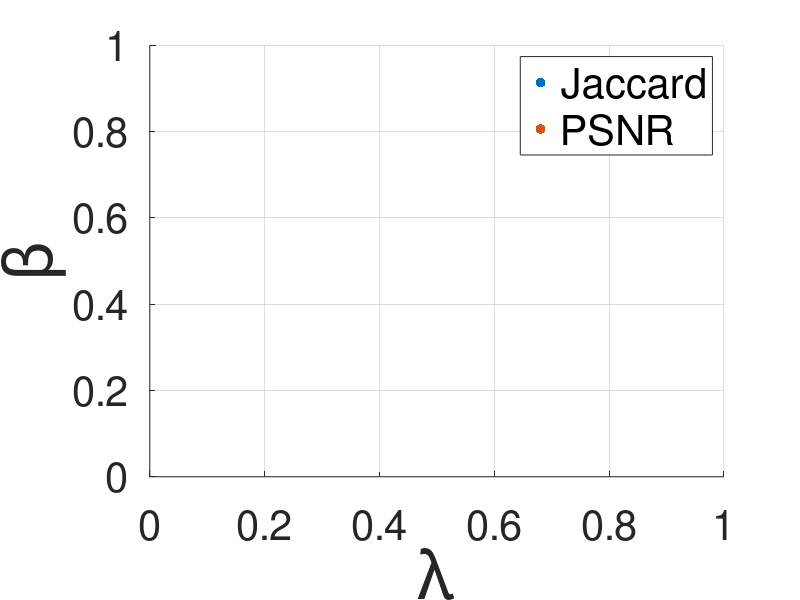

MATLAB code for this plot: (Note: this script raises an error after producing the figure.)
% Step 1: Specify the folder containing the MAT files
% folder_path = '../../../../Documents/dataset/BSDS500/data/param_dist_Jaccard/train';
folder_path = '../../dataset/BSDS500/data/param_dist_Jaccard/train';

% Step 2: Get a list of all files in the specified folder
file_list = dir(fullfile(folder_path, '*.mat'));
beta_list_Jaccard= [];
lambda_list_Jaccard= [];
% Step 3: Loop through the list and read each MAT file
for i = 1:length(file_list)
% for i = 1:1
    file_name = file_list(i).name;
    full_file_path = fullfile(folder_path, file_name);
    
    % Check if it's a file (not a directory) and has the .mat extension
    if ~file_list(i).isdir && endsWith(file_name, '.mat')
        try
            load(full_file_path);
            bmax=3;bmin=-1;lmax=2;lmin=-3;
            gridsize=5;
            [round,cs] = size(tab_coord_max_Jaccard_out);
            r=1;
            blist= linspace(bmax, bmin, gridsize);
            llist= linspace(lmin, lmax, gridsize);
            while r<=5   
                db = blist(1)-blist(2);
                dl = llist(2)-llist(1);
                coef_b_op_curr = blist(tab_coord_max_Jaccard_out(r,1)+1);
                coef_l_op_curr = llist(tab_coord_max_Jaccard_out(r,2)+1);
                b_op_curr = 10^blist(tab_coord_max_Jaccard_out(r,1)+1);
                l_op_curr = 10^llist(tab_coord_max_Jaccard_out(r,2)+1);
%                 disp(b_op_curr);
%                 disp(l_op_curr);
                blist= linspace(coef_b_op_curr+db, coef_b_op_curr-db, gridsize);
                llist= linspace(coef_l_op_curr-dl, coef_l_op_curr+dl, gridsize);
                r=r+1;
            end
            beta_list_Jaccard(end+1) = b_op_curr;
            lambda_list_Jaccard(end+1) = l_op_curr;
            
            fprintf('Loaded file: %s\n', file_name);
        catch
            fprintf('Error loading file: %s\n', file_name);
        end
    end
end


% Step 1: Specify the folder containing the MAT files
% folder_path = '../../../../Documents/dataset/BSDS500/data/param_dist_PSNR/train';
folder_path = '../../dataset/BSDS500/data/param_dist_PSNR/train';

% Step 2: Get a list of all files in the specified folder
file_list = dir(fullfile(folder_path, '*.mat'));
beta_list_PSNR= [];
lambda_list_PSNR= [];
% Step 3: Loop through the list and read each MAT file
for i = 1:length(file_list)
% for i = 1:1
    file_name = file_list(i).name;
    full_file_path = fullfile(folder_path, file_name);
    
    % Check if it's a file (not a directory) and has the .mat extension
    if ~file_list(i).isdir && endsWith(file_name, '.mat')
        try
            load(full_file_path);
            bmax=3;bmin=-1;lmax=2;lmin=-3;
            gridsize=5;
%             [round,cs] = size(tab_coord_max_Jaccard_out);
            [round,cs] = size(tab_coord_max_PSNR_out);
            r=1;
            blist= linspace(bmax, bmin, gridsize);
            llist= linspace(lmin, lmax, gridsize);
            while r<=5   
                db = blist(1)-blist(2);
                dl = llist(2)-llist(1);
                 coef_b_op_curr = blist(tab_coord_max_PSNR_out(r,1)+1);
                coef_l_op_curr = llist(tab_coord_max_PSNR_out(r,2)+1);
                b_op_curr = 10^blist(tab_coord_max_PSNR_out(r,1)+1);
                l_op_curr = 10^llist(tab_coord_max_PSNR_out(r,2)+1);

                blist= linspace(coef_b_op_curr+db, coef_b_op_curr-db, gridsize);
                llist= linspace(coef_l_op_curr-dl, coef_l_op_curr+dl, gridsize);
                r=r+1;
            end
            beta_list_PSNR(end+1) = b_op_curr;
            lambda_list_PSNR(end+1) = l_op_curr;
%             
            fprintf('Loaded file: %s\n', file_name);
        catch
            fprintf('Error loading file: %s\n', file_name);
        end
    end
end


figure(1)
scatter(log10(lambda_list_Jaccard),log10(beta_list_Jaccard),  50,'filled');hold on;
scatter(log10(lambda_list_PSNR),log10(beta_list_PSNR),50,'filled');
set(gca,'FontSize',30);
legend('Jaccard','PSNR','FontSize', 30);
xlabel('\lambda','FontSize', 50)
ylabel('\beta','FontSize', 50)
grid on;
xlim([log10(min([lambda_list_Jaccard,lambda_list_PSNR]))-1 log10(max([lambda_list_Jaccard,lambda_list_PSNR]))+1]);
ylim([log10(min([beta_list_Jaccard,beta_list_PSNR]))-1 log10(max([beta_list_Jaccard,beta_list_PSNR]))+1]);
saveas(gcf, 'SLPAM_l1_BSDS500_train_dist_param_PSNR_Jaccard.png')

